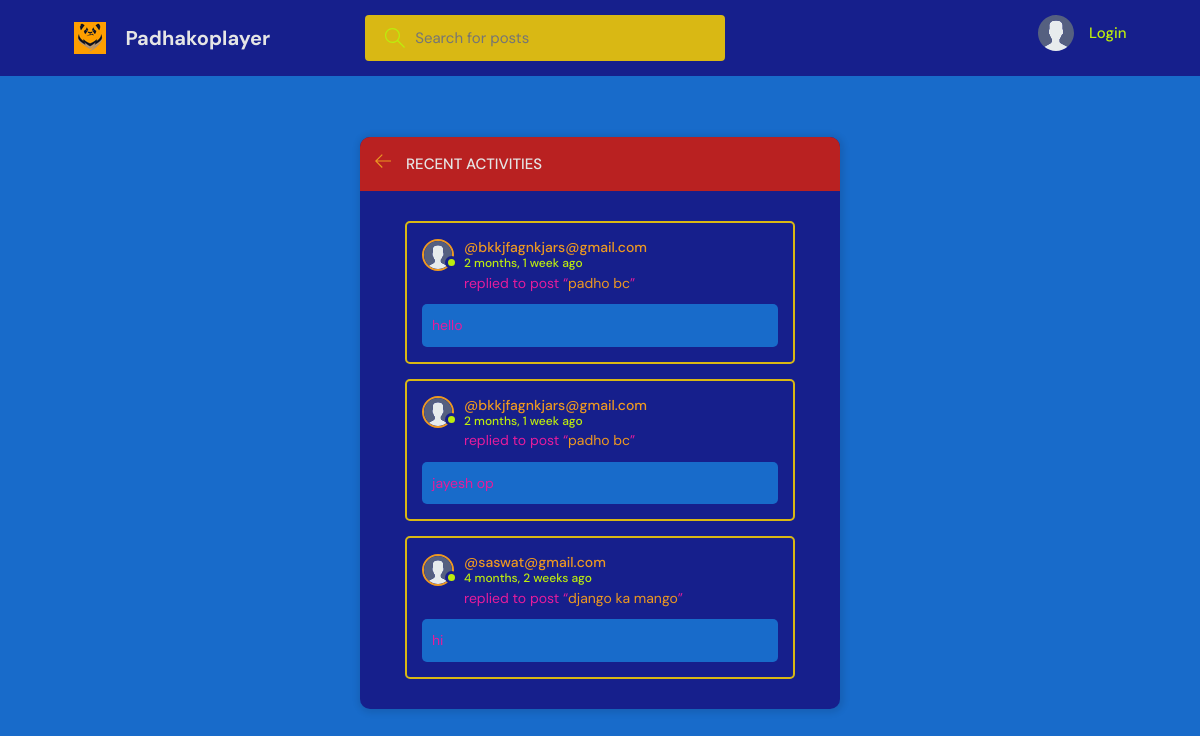
The page /activity/ on the database its author committed.
### base/models.py (models this page shows, shortened)
class Message(models.Model):
    user = models.ForeignKey(User, on_delete=models.CASCADE)
    room = models.ForeignKey(Room, on_delete=models.CASCADE)
    body = models.TextField()
    updated = models.DateTimeField(auto_now=True)
    created = models.DateTimeField(auto_now_add=True)
    class Meta:
        ordering = ['-created', '-updated']

class User(AbstractUser):
    name = models.CharField(max_length=100, null=True)
    email = models.EmailField(unique=True, null=True)
    bio = models.TextField(null=True)
    USERNAME_FIELD = 'email'
    REQUIRED_FIELDS = []
    avatar = models.ImageField(null=True, default="avatar.svg")

class Room(models.Model):
    host = models.ForeignKey(User, on_delete=models.SET_NULL, null=True)
    topic = models.ForeignKey(Topic, on_delete=models.SET_NULL, null=True)
    name = models.CharField(max_length=100)
    description = models.TextField(null=True, blank=True)
    participants = models.ManyToManyField(
        User, related_name='participants', blank=True)
    updated = models.DateTimeField(auto_now=True)
    created = models.DateTimeField(auto_now_add=True)
    class Meta:
        ordering = ['-created', '-updated']
    def __str__(self):
        return self.name

### base/views.py (the view)
# urls.py: path('activity/', views.activityPage, name="activity"),
def activityPage(request):
    room_messages = Message.objects.all()
    return render(request, 'base/activity.html', {'room_messages': room_messages})

### base/templates/base/activity.html (shortened to what this page needs)
{% extends 'main.html' %}
{% block content %}
<main class="layout">
  <div class="container">
    <div class="layout__box">
      <div class="layout__boxHeader">
        <div class="layout__boxTitle">
          <a href="{% url 'home' %}">
            <svg version="1.1" xmlns="http://www.w3.org/2000/svg" width="32" height="32" viewBox="0 0 32 32">
              <title>arrow-left</title>
              <path
                d="M13.723 2.286l-13.723 13.714 13.719 13.714 1.616-1.611-10.96-10.96h27.625v-2.286h-27.625l10.965-10.965-1.616-1.607z">
              </path>
              </path>
            </svg>
          </a>
          <h3>Recent Activities</h3>
        </div>
      </div>
      <div class="activities-page layout__body">
        {% for message in room_messages %}
        <div class="activities__box">
          <div class="activities__boxHeader roomListRoom__header">
            <a href="{% url 'user-profile' message.user.id %}" class="roomListRoom__author">
              <div class="avatar avatar--small">
                <img src="{{message.user.avatar.url}}" />
              </div>
              <p>
                @{{message.user}}
                <span>{{message.created|timesince}} ago</span>
              </p>
            </a>
          </div>
          <div class="activities__boxContent">
            <p>replied to post “<a href="{% url 'room' message.room.id %}">{{message.room}}</a>”</p>
            <div class="activities__boxRoomContent">
            </div>
          </div>
        </div>
        {% endfor %}
      </div>
    </div>
  </div>
</main>
{% endblock content %}

### templates/main.html (shortened to what this page needs)
<!DOCTYPE html>
{% load static %}
<html lang="en">
  <head>
    <link rel="stylesheet" href="{% static 'styles/style.css' %}" />
  </head>
  <body>
    {% include 'navbar.html' %}  {% block content %} {% endblock %}
  </body>
</html>

### templates/navbar.html (shortened to what this page needs)
{% load static %}
<header class="header header--loggedIn">
  <div class="container">
    <a href="{% url 'home' %}" class="header__logo">
      <img src="{% static 'images/pk.ico' %}" />
      <h1>Padhakoplayer</h1>
    </a>
    <form class="header__search" method="GET" action="{% url 'home' %}">
      <label>
        <input name="q" placeholder="Search for posts" />
      </label>
    </form>
    <nav class="header__menu">
      {% if request.user.is_authenticated %}
      <div class="header__user">
        <a href="{% url 'update-user' %}">
          <div class="avatar avatar--medium active">
            <img src="{{request.user.avatar.url}}" />
          </div>
          <p>
            {{request.user.username}} <span>@{{request.user.username}}</span>
          </p>
        </a>
        <button class="dropdown-button">
          <svg
            version="1.1"
            xmlns="http://www.w3.org/2000/svg"
            width="32"
            height="32"
            viewBox="0 0 32 32"
          >
            <title>chevron-down</title>
            <path d="M16 21l-13-13h-3l16 16 16-16h-3l-13 13z"></path>
          </svg>
        </button>
      </div>
      {% else %}
      <a href="{% url 'login' %}">
        <img src="{% static 'images/avatar.svg' %}" />
        <p>Login</p>
      </a>
      {% endif %}
    </nav>
  </div>
</header>

### static/styles/style.css (style rules this page uses)
:root { --color-main: #ed9821; --color-main-light: #e1f6fb; --color-dark: #161f8c; --color-dark-medium: #d9b814; --color-dark-light: #b92121; --color-light: #e5e5e5; --color-gray: #bcec0e; --color-light-gray: #e61c9c; --color-bg: #186bca; --color-success: #5dd693; --color-error: #fc4b0b; }
* { font-family: "DM Sans", -apple-system, BlinkMacSystemFont, "Segoe UI", Roboto, Oxygen, Ubuntu, Cantarell, "Open Sans", "Helvetica Neue", sans-serif; margin: 0; padding: 0; box-sizing: border-box; text-rendering: optimizeLegibility; font-size: inherit; }
html { font-size: 56.25%; }
@media only screen and (min-width: 1200px) { html { font-size: 62.5%; } }
body { line-height: 1.6; font-weight: 400; font-size: 1.5rem; color: var(--color-light-gray); background-color: var(--color-bg); min-height: 100vh; }
img { width: 100%; }
a { display: inline-block; color: var(--color-main); text-decoration: none; }
.container { max-width: 120rem; width: 90%; margin: auto; }
.avatar { position: relative; display: inline-block; border-radius: 50%; border: 2px solid var(--color-main); }
.avatar img { display: block; border-radius: 50%; object-fit: cover; object-position: center; }
.avatar::after { content: ""; display: block; position: absolute; background-color: var(--color-gray); z-index: 111; border-radius: 50%; border: 0.3rem solid var(--color-dark); }
.avatar.avatar--small img { width: 2.8rem; height: 2.8rem; }
.avatar.avatar--small:after { width: 0.7rem; height: 0.7rem; bottom: 0px; right: -6px; }
.header { padding: 1.5rem; background-color: var(--color-dark); }
.header>.container { display: flex; gap: 9.5rem; }
.header__logo, .header__user { display: flex; gap: 2rem; align-items: center; }
.header__logo>img { height: 3.2rem; width: 3.2rem; }
.header__logo>h1 { font-weight: 700; font-size: 2rem; color: var(--color-light); }
.header__search>label { background-color: var(--color-dark-medium); padding: 1.3rem 1rem; display: flex; align-items: center; gap: 1rem; border-radius: 4px; }
.header__search svg { fill: var(--color-gray); width: 2rem; height: 2rem; margin-left: 1rem; }
.header__search input { width: 30rem; background: transparent; border: none; outline: none; color: var(--color-light); }
.header__menu { margin-left: auto; position: relative; }
.header__menu a { display: flex; gap: 1.5rem; align-items: center; font-weight: 500; text-decoration: none; color: var(--color-gray); }
.header__menu img { height: 3.6rem; }
.header__menu p { line-height: 1.2; }
.layout { margin-top: 2.4rem; }
.layout>.container { display: flex; justify-content: space-between; align-items: flex-start; }
.layout__box { width: 90%; max-width: 48rem; min-height: 40rem; position: absolute; top: 50%; left: 50%; transform: translate(-50%, -46%); background-color: var(--color-dark); border-radius: 1rem; box-shadow: 1px 1px 6px 3px rgba(0, 0, 0, 0.1); overflow: hidden; }
.layout__boxHeader { display: flex; padding: 1.5rem; background-color: var(--color-dark-light); }
.layout__boxTitle { display: flex; gap: 1.5rem; align-items: center; }
.layout__boxTitle h3 { text-transform: uppercase; font-weight: 500; color: var(--color-light); }
.layout__boxTitle svg { width: 1.6rem; height: 1.6rem; fill: var(--color-main); }
.layout__body { margin: 3rem; }
.roomListRoom__header { display: flex; justify-content: space-between; align-items: center; }
.roomListRoom__author { font-weight: 500; display: flex; align-items: center; gap: 1rem; }
.activities__box { margin: 1.5rem; padding: 1.5rem; border: 2px solid var(--color-dark-medium); border-radius: 5px; }
.activities__boxHeader p { font-size: 1.4rem; line-height: 1.3; }
.activities__boxHeader p span { color: var(--color-gray); font-size: 1.2rem; display: block; }
.activities__boxContent { margin-left: 4.2rem; }
.activities__boxContent { font-size: 1.4rem; }
.activities__boxRoomContent { background: var(--color-bg); padding: 1rem; border-radius: 5px; margin-top: 1rem; margin-left: -4.2rem; }

### rows shown on the page
Message: user.avatar (placeholder picture), user "bkkjfagnkjars@gmail.com", created "2 months, 1 week", room "padho bc"
Message: user.avatar (placeholder picture), user "bkkjfagnkjars@gmail.com", created "2 months, 1 week", room "padho bc"
Message: user.avatar (placeholder picture), user "saswat@gmail.com", created "4 months, 2 weeks", room "django ka mango"
